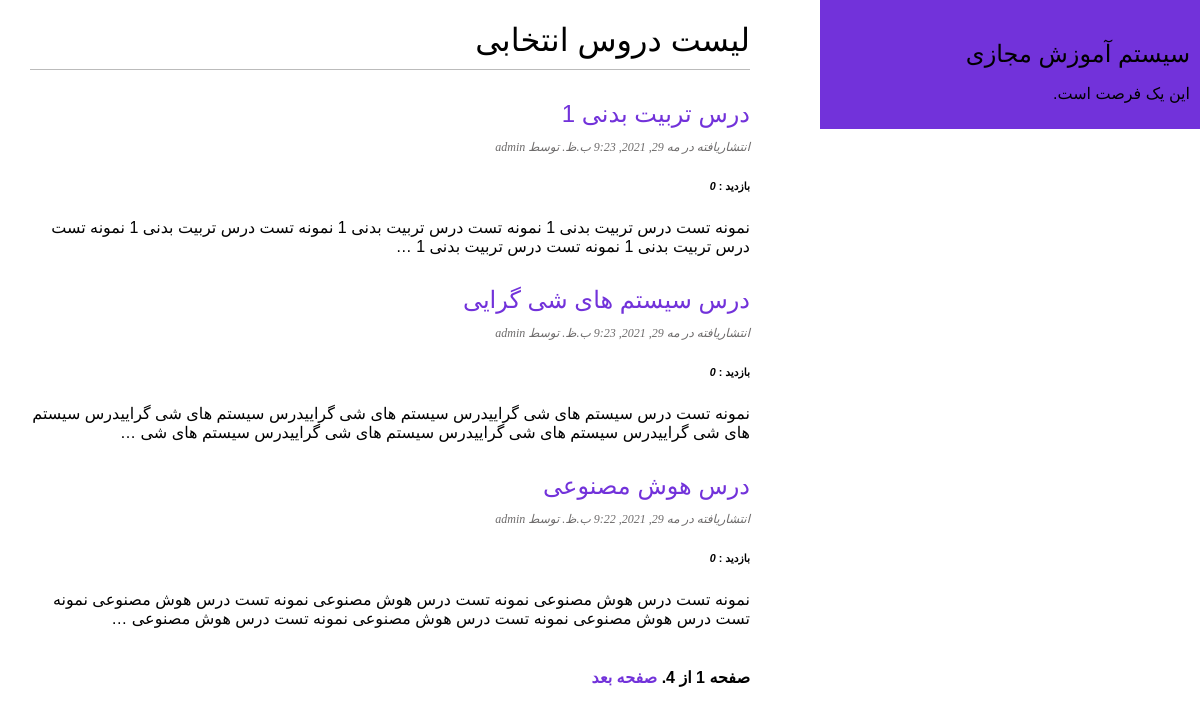
Page /courses/ on the committed database.
### courses/models.py (models this page shows, shortened)
class Course(models.Model):
    STATUS_CHOICES = (
    ('draft', 'Draft'),
    ('published', 'Published'),
    )
    title = models.CharField(max_length=250)
    slug = models.SlugField(max_length=250,
    unique_for_date='publish')
    author = models.ForeignKey(User,
    on_delete=models.CASCADE,
    related_name='course_posts')
    body = models.TextField()
    publish = models.DateTimeField(default=timezone.now)
    created = models.DateTimeField(auto_now_add=True)
    updated = models.DateTimeField(auto_now=True)
    status = models.CharField(max_length=10,
    choices=STATUS_CHOICES,default='draft')
    visits = models.SmallIntegerField(default=0)
    summary = models.TextField(default="", max_length=500)
    class Meta:
        ordering = ('-publish',)
    objects = models.Manager() # The default manager.
    published = PublishedManager() # Our custom manager.
    def get_absolute_url(self):
        return reverse('courses:course_detail',
                        args=[self.publish.year,
                        self.publish.month,
                        self.publish.day, self.slug])

### courses/views.py (the view)
# urls.py: path('', views.course_list, name='course_list'),
def course_list(request):
    object_list = Course.published.all()
    paginator = Paginator(object_list, 3) # 3 posts in each page
    page = request.GET.get('page')
    try:
        courses = paginator.page(page)
    except PageNotAnInteger:
        courses = paginator.page(1)
    except EmptyPage:
        courses = paginator.page(paginator.num_pages)
    return render(request,
                    'courses/courses/list.html',
                    {'page': page,
                    'courses': courses})

### courses/models.py (called while the page is built)
    def get_queryset(self):
        return super(PublishedManager,
                self).get_queryset().filter(status='published')

### courses/templates/courses/courses/list.html (shortened to what this page needs)
{% extends "courses/base.html" %}
{% block content %}
<h1>لیست دروس انتخابی</h1>
{% for course in courses %}
<h2>
    <a href="{{ course.get_absolute_url }}">
        {{ course.title }}
    </a>
</h2>
<p class="date">
    انتشاریافته در {{ course.publish }} توسط {{ course.author }}
</p>
<h6>بازدید : <b><i> {{course.visits}}</b></i></h6>
{{ course.body|truncatewords:30|linebreaks }}
{% endfor %}
{% include "pagination.html" with page=courses %}
{% endblock %}

### courses/templates/courses/base.html (shortened to what this page needs)
{% load static %}
<!DOCTYPE html>
<html>
<head>
    <link href="{% static 'css/blog.css' %}" rel="stylesheet">
</head>
<body dir="rtl">
    <div id="content">
        {% block content %}
        {% endblock %}
    </div>
    <div id="sidebar">
        <h2>سیستم آموزش مجازی</h2>
        <p>این یک فرصت  است.</p>
    </div>
</body>
</html>

### courses/templates/pagination.html (shortened to what this page needs)
<div class="pagination">
    <span class="step-links">
        <span class="current">
            صفحه {{ page.number }} از {{ page.paginator.num_pages }}.
        </span>
        {% if page.has_next %}
        <a href="?page={{ page.next_page_number }}">صفحه بعد</a>
        {% endif %}
    </span>
</div>

### courses/static/css/blog.css (style rules this page uses)
body { margin:0; padding:0; font-family:helvetica, sans-serif; }
a { color:#7232DA; text-decoration:none; }
h1 { font-weight:normal; border-bottom:1px solid #bbb; padding:0 0 10px 0; }
h2 { font-weight:normal; margin:30px 0 0; }
#content { float:left; width:60%; padding:0 0 0 30px; }
#sidebar { float:right; width:30%; padding:10px; background:#7232da; height:100%; }
p.date { color:rgb(110, 108, 108); font-family: georgia, serif; font-size: 12px; font-style: italic; }
.pagination { margin:40px 0; font-weight:bold; }

### rows in the picture
Course: title "درس تربیت بدنی 1", publish "مه 29, 2021, 9:23 ب.ظ.", author "admin", visits "0", body "نمونه تست درس تربیت بدنی 1 نمونه تست درس تربیت بدنی 1 نمونه تست درس تربیت بدنی 1 نمونه تست درس تربیت بدنی 1 نمونه تست درس تربیت بدنی 1 …"
Course: title "درس سیستم های شی گرایی", publish "مه 29, 2021, 9:23 ب.ظ.", author "admin", visits "0", body "نمونه تست درس سیستم های شی گراییدرس سیستم های شی گراییدرس سیستم های شی گراییدرس سیستم های شی گراییدرس سیستم های شی گراییدرس سیستم های شی گراییدرس سیستم های شی …"
Course: title "درس هوش مصنوعی", publish "مه 29, 2021, 9:22 ب.ظ.", author "admin", visits "0", body "نمونه تست درس هوش مصنوعی نمونه تست درس هوش مصنوعی نمونه تست درس هوش مصنوعی نمونه تست درس هوش مصنوعی نمونه تست درس هوش مصنوعی نمونه تست درس هوش مصنوعی …"

### other values in the picture
{{ page.paginator.num_pages }} "4"
